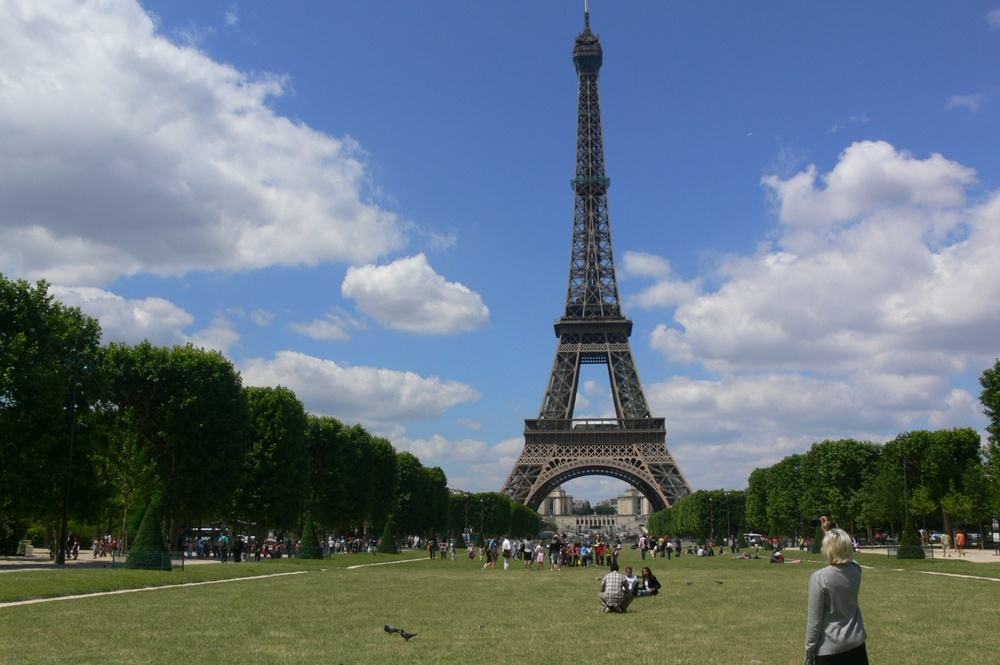
#> input picture images/jpg/eiffel2-1.jpg, 1000 x 665 px, shrunk from 1280 x 851 before the run, found by its file name
$ python 01_histogram.py
#> lines starting #> are read from the running program, lines starting #| are printed output that depends on the picture
from PIL import Image
from pylab import *
import numpy as np
import matplotlib.pyplot as plt


# read image to array
im = np.array(Image.open('./images/jpg/eiffel2-1.jpg').convert('L'))
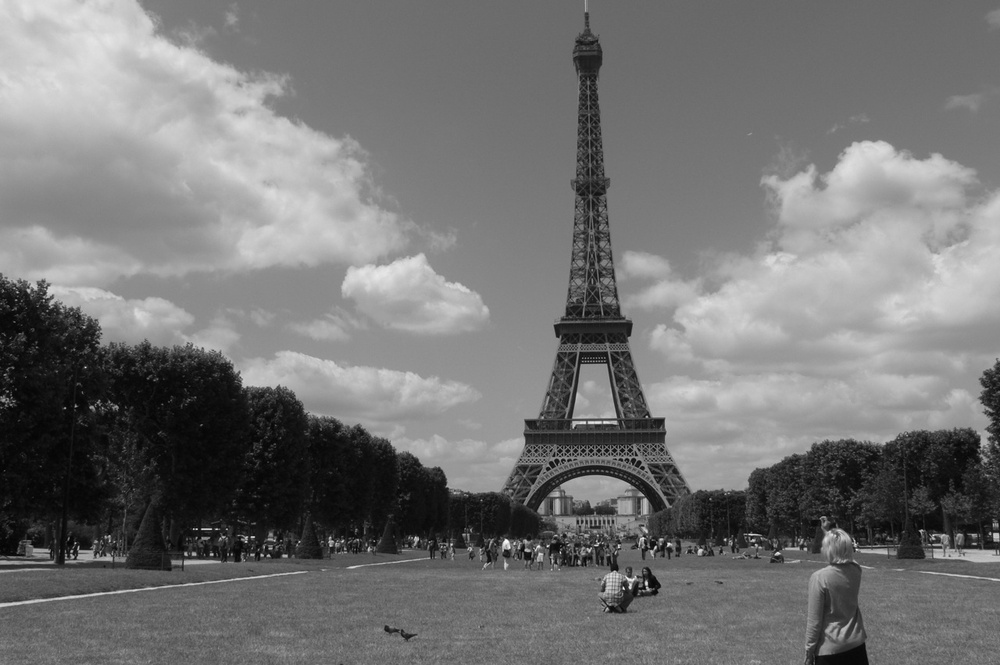
#> im: shape (665, 1000); min 1, max 254, mean 116
# generate a new figure
figure()
# don’t use colors
gray()
# show contours with origin upper left corner
contour(im, origin='image')
axis('equal')
axis('off')

imgplot = plt.imshow(im, cmap='gray')
plt.show()
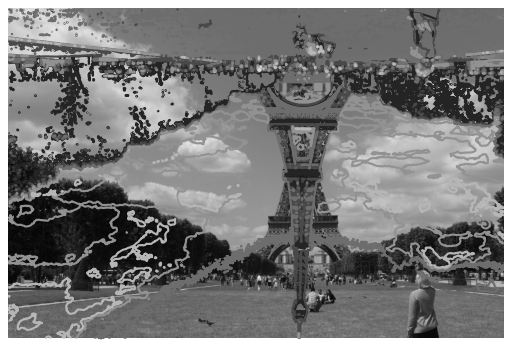
#> figure drawn by matplotlib, 1 panel

figure()
hist(im.flatten(),128)
show()
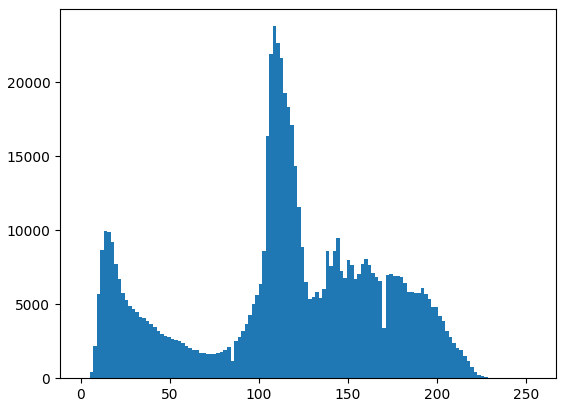
#> figure drawn by matplotlib, 1 panel; tallest bar 23791 high, from x = 107.7 to 109.7

$ run again, with images/jpg/eiffel2-2.jpg copied over images/jpg/eiffel2-1.jpg
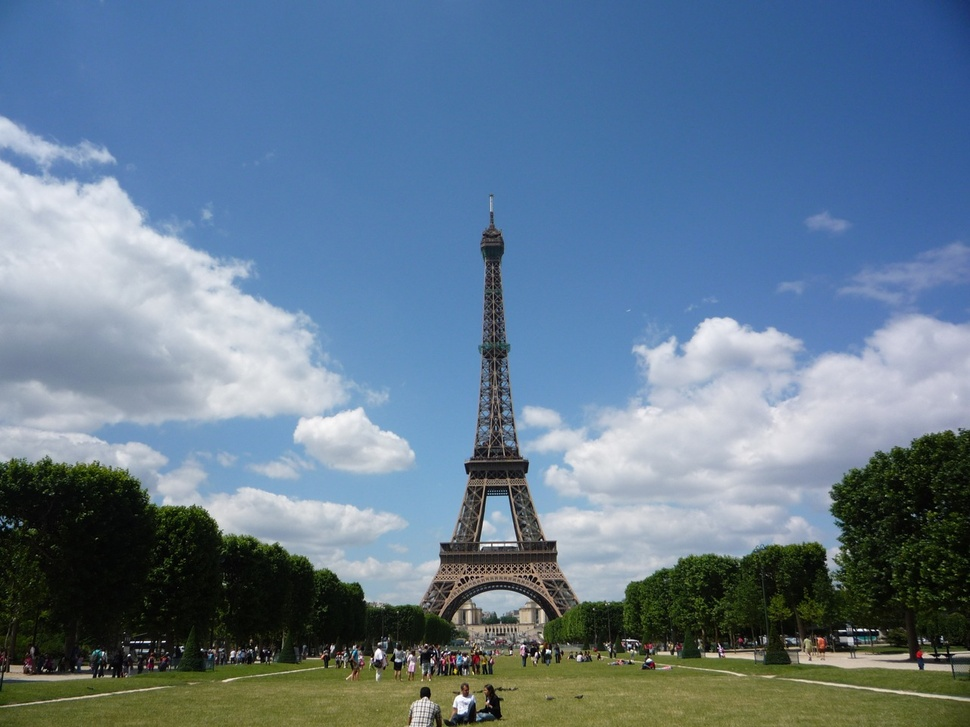
#> input picture images/jpg/eiffel2-2.jpg, 970 x 727 px, shrunk from 1280 x 960 before the run, found by its file name
#> `im = np.array(Image.open('./images/jpg/eiffel2-1.jpg').convert('L'))`:
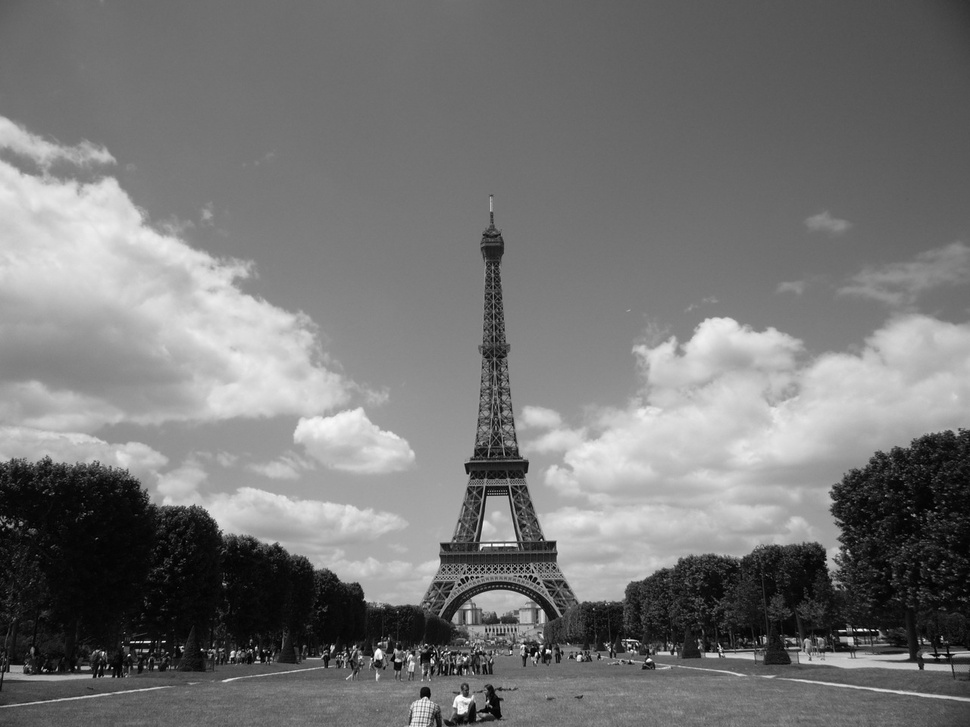
#> im: shape (727, 970); min 0, max 254, mean 117.4
#> `show()`:
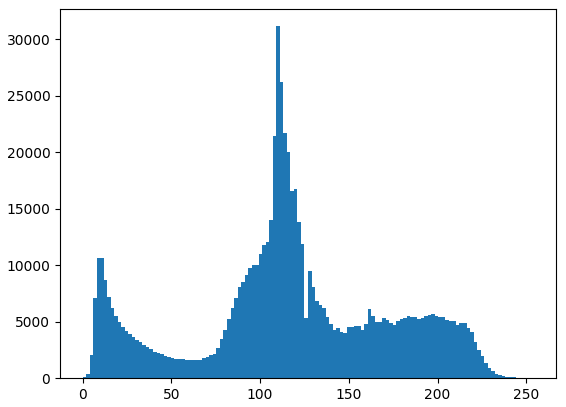
#> figure drawn by matplotlib, 1 panel; tallest bar 31159 high, from x = 109.1 to 111.1

$ run again, with images/jpg/58060.jpg copied over images/jpg/eiffel2-1.jpg
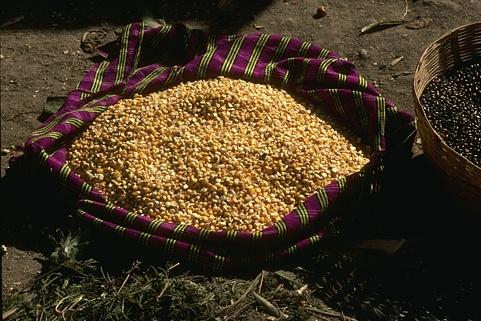
#> input picture images/jpg/58060.jpg, 481 x 321 px, found by its file name
#> `im = np.array(Image.open('./images/jpg/eiffel2-1.jpg').convert('L'))`:
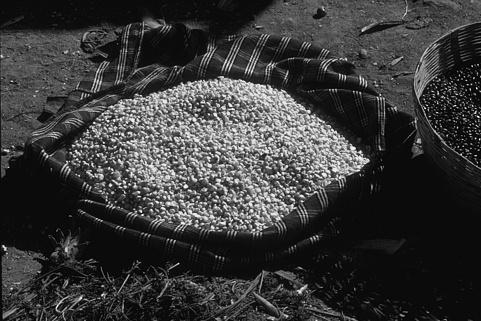
#> im: shape (321, 481); min 0, max 254, mean 56.8
#> `show()`:
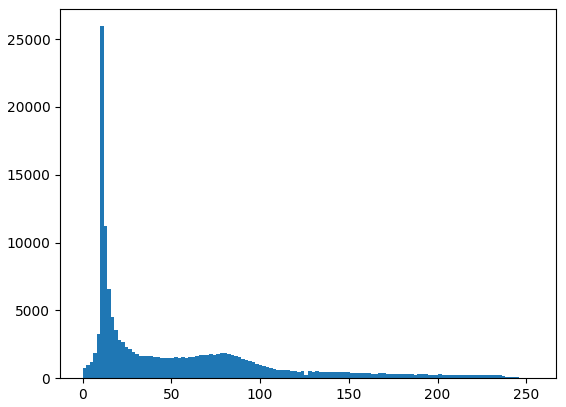
#> figure drawn by matplotlib, 1 panel; tallest bar 25953 high, from x = 9.92 to 11.91

$ run again, with images/jpg/dessertspoonraw2.JPG copied over images/jpg/eiffel2-1.jpg
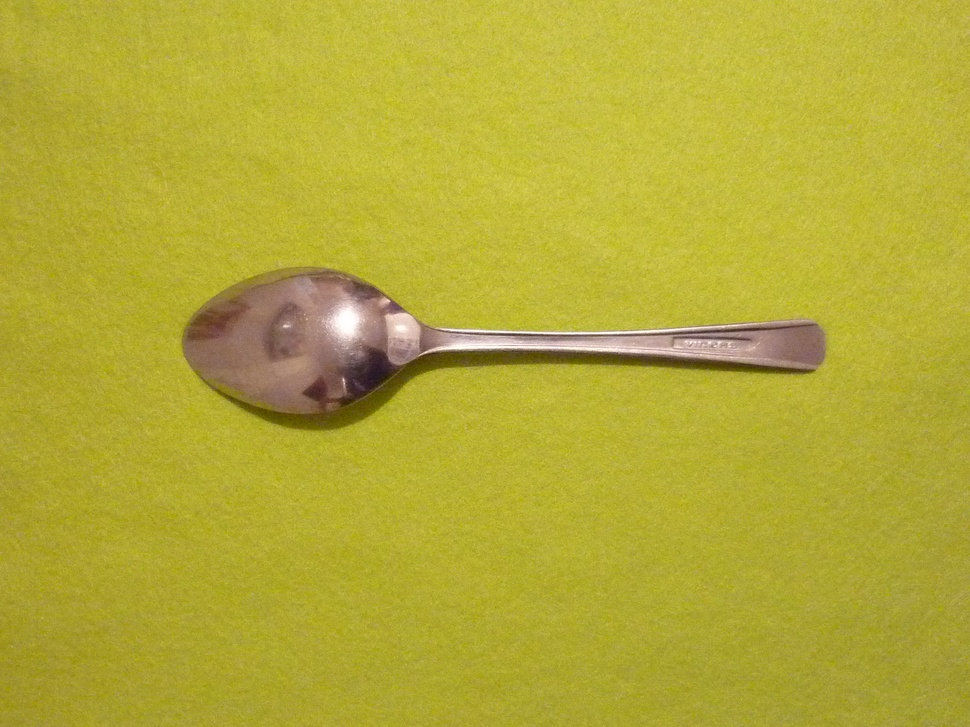
#> input picture images/jpg/dessertspoonraw2.JPG, 970 x 727 px, shrunk from 2048 x 1536 before the run, found by its file name
#> `im = np.array(Image.open('./images/jpg/eiffel2-1.jpg').convert('L'))`:
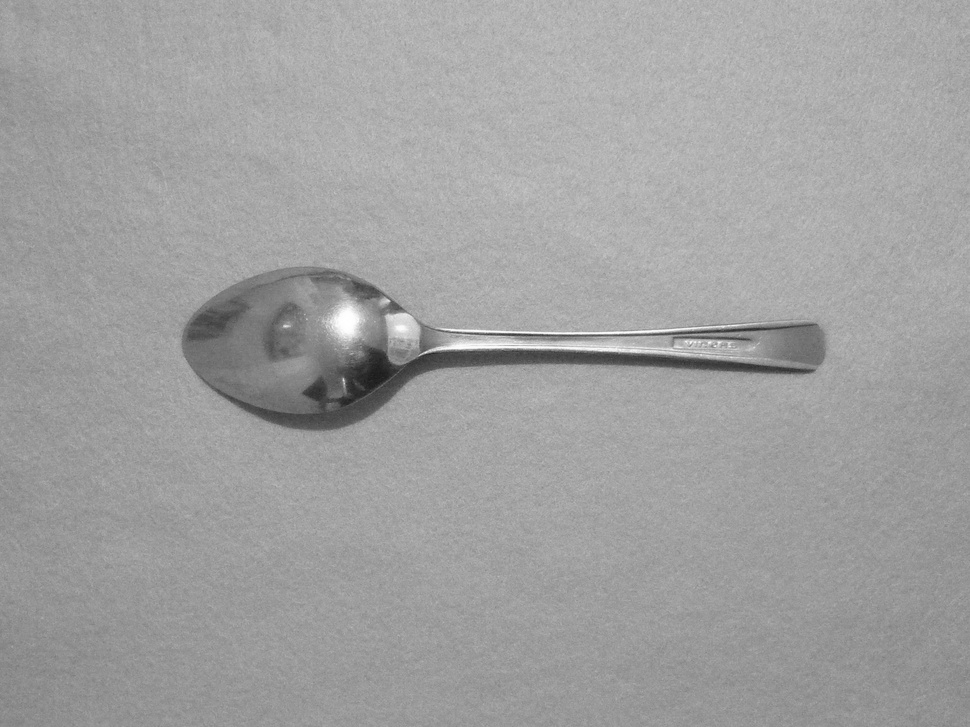
#> im: shape (727, 970); min 24, max 255, mean 160.2
#> `show()`:
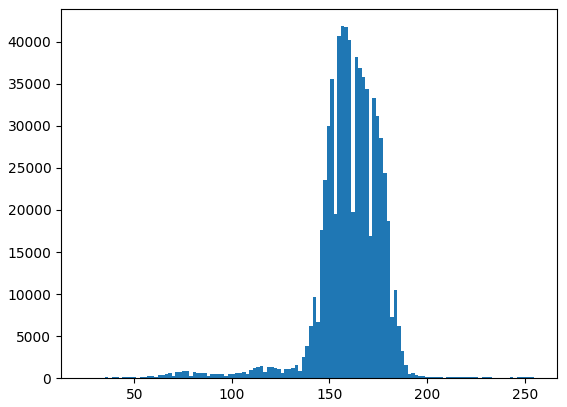
#> figure drawn by matplotlib, 1 panel; tallest bar 41841 high, from x = 155.7 to 157.5
